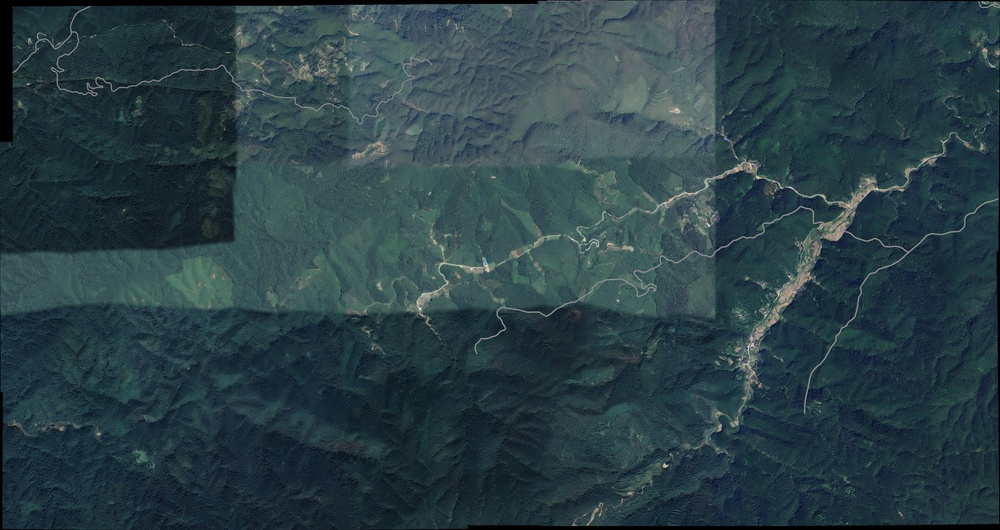
#> input picture python/crowui/pingjie/result.jpg, 1000 x 530 px, shrunk from 3809 x 2017 before the run
$ python split_image.py
#> lines starting #> are read from the running program, lines starting #| are printed output that depends on the picture

import os
from PIL import Image

# 图片路径
src_path = os.path.join(os.path.dirname(__file__), "..", "pingjie", "result.jpg")
src_path = os.path.abspath(src_path)

# 输出目录
out_dir = os.path.join(os.path.dirname(__file__))
os.makedirs(out_dir, exist_ok=True)

# 打开图片
img = Image.open(src_path)
#> img is the input picture: PIL image 1000x530 RGB; mean R, G, B 42.5, 63.6, 70.1
w, h = img.size
#> w = 1000; h = 530
print(f"原图尺寸: {w} x {h}")
#| 原图尺寸: 1000 x 530

cols = 10
rows = 10
tile_w = w // cols
#> tile_w = 100
tile_h = h // rows
#> tile_h = 53
print(f"每格尺寸: {tile_w} x {tile_h}")
#| 每格尺寸: 100 x 53

for r in range(rows):
    for c in range(cols):
        left = c * tile_w
        upper = r * tile_h
        right = left + tile_w
        lower = upper + tile_h
        tile = img.crop((left, upper, right, lower))
        name = f"tile_{r}_{c}.png"
        tile.save(os.path.join(out_dir, name))
        print(f"保存: {name}")
#> this loop made 10 passes
#> pass 1, `tile.save(os.path.join(out_dir, name))`:
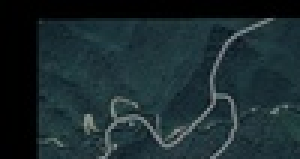
#> saved as tile_0_0.png: PIL image 100x53 RGB (shown 3 times larger); mean R, G, B 27.4, 43, 46.9
#> pass 1, `tile.save(os.path.join(out_dir, name))`:
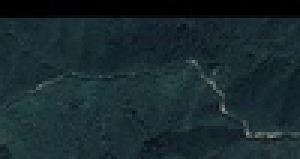
#> saved as tile_0_1.png: PIL image 100x53 RGB (shown 3 times larger); mean R, G, B 24.4, 41.2, 47
#> pass 1, `tile.save(os.path.join(out_dir, name))`:
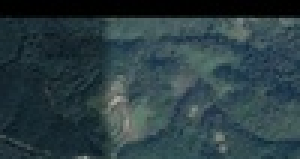
#> saved as tile_0_2.png: PIL image 100x53 RGB (shown 3 times larger); mean R, G, B 43.6, 62.1, 67
#> pass 1, `tile.save(os.path.join(out_dir, name))`:
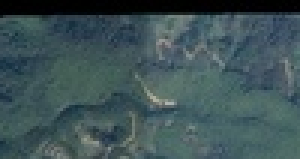
#> saved as tile_0_3.png: PIL image 100x53 RGB (shown 3 times larger); mean R, G, B 62.1, 83, 86.4
#> after the loop:
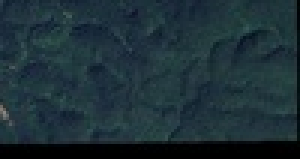
#> tile: PIL image 100x53 RGB (shown 3 times larger); mean R, G, B 29, 47.6, 54.8

print("切割完成！")
